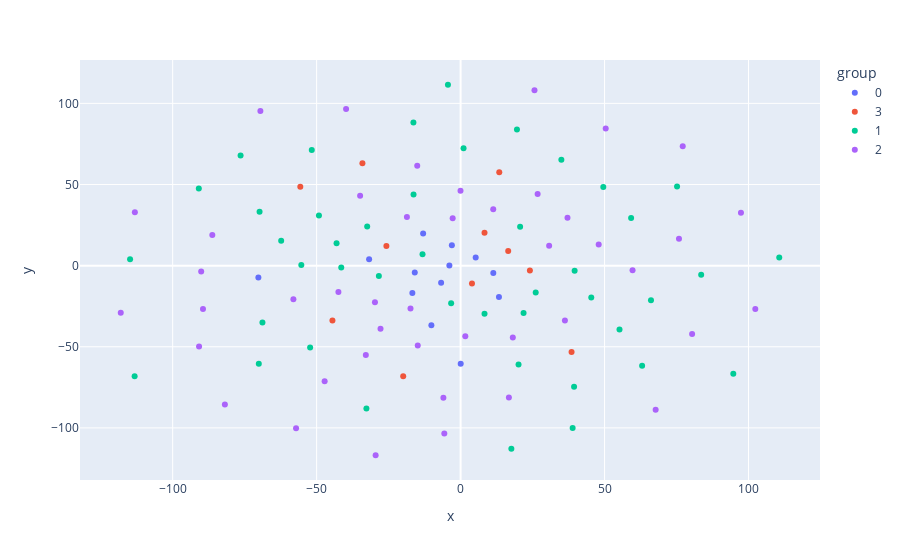

The cell this chart's notebook holds for it:
### Markdown cell above
### TSNe

### Code cell
tsne_sq = TSNE(n_components=2, n_iter=1000, n_jobs=-1, metric="precomputed", perplexity=10)

_ = tsne_sq.fit_transform(aut_queries_df)  # Result stored in tsne.embedding_
print(tsne_sq.n_iter_)
x2 = tsne_sq.embedding_[:, 0]
y2 = tsne_sq.embedding_[:, 1]

df_sq = pd.DataFrame({
    "x": x2, 
    "y": y2, 
    "group": [str(values) for values in labels], 
    "author_name":author_names
})

fig = (
    px
    .scatter(df_sq, x='x', y='y', color='group',  hover_name="author_name")
)
fig.show()

### Figure 1 — Plotly figure (JSON) as saved in the notebook; plotly's stock layout.template omitted (floating-point values rounded to 4 significant figures)
{"data": [{"hovertemplate": "<b>%{hovertext}</b><br><br>group=0<br>x=%{x}<br>y=%{y}<extra></extra>", "hovertext": ["ADNPolitico", "ActualidadRT", "Adela_Micha", "AnaPOrdorica", "AristeguiOnline", "AztecaNoticias", "Canal22", "CanalOnceTV", "CarlosLoret", "CiroGomezL", "DeniseDresserG", "E_Q_", "carlosramirezh"], "legendgroup": "0", "marker": {"color": "#636efa", "symbol": "circle"}, "mode": "markers", "name": "0", "orientation": "v", "showlegend": true, "type": "scatter", "x": [5.241, -6.771, -31.77, -13.02, -15.92, 11.36, 13.32, -16.76, -3.899, -10.15, -3.034, -70.23, 0.03725], "xaxis": "x", "y": [4.995, -10.5, 3.924, 19.87, -4.3, -4.613, -19.32, -16.81, 0.08309, -36.74, 12.61, -7.377, -60.54], "yaxis": "y"}, {"hovertemplate": "<b>%{hovertext}</b><br><br>group=3<br>x=%{x}<br>y=%{y}<extra></extra>", "hovertext": ["Amsalazar", "DiegoEOsorno", "Imagen_Mx", "LeonKrauze", "Pizu", "ahope71", "jorgeramosnews", "jshm00", "macariomx", "nacholozano", "rivapa"], "legendgroup": "3", "marker": {"color": "#EF553B", "symbol": "circle"}, "mode": "markers", "name": "3", "orientation": "v", "showlegend": true, "type": "scatter", "x": [8.306, 16.53, 13.43, -25.77, 38.54, -44.51, -55.67, 3.949, 24.07, -19.93, -34.11], "xaxis": "x", "y": [20.27, 9.016, 57.59, 12.12, -53.23, -33.88, 48.61, -11.02, -3.075, -68.09, 63.12], "yaxis": "y"}, {"hovertemplate": "<b>%{hovertext}</b><br><br>group=1<br>x=%{x}<br>y=%{y}<extra></extra>", "hovertext": ["DeniseMaerker", "EfektoNoticias", "EjeCentral", "ElFinanciero_Mx", "El_Universal_Mx", "EnfoqueNoticias", "Excelsior", "ExpansionMx", "FedericoArreola", "Foro_TV", "JohnMAckerman", "JoseCardenas1", "LaRazon_mx", "LeonardoCurzio", "LuisCardenasMx", "Milenio", "NTelevisa_com", "Notimex", "Pajaropolitico", "PublimetroMX", "Radio_Formula", "Reforma", "Reporte_Indigo", "SinEmbargoMX", "UnoNoticias", "WRADIOMexico", "Yoinfluyo", "alvaro_delgado", "diario24horas", "el_pais", "eleconomista", "elsolde_mexico", "informador", "karlaiberia", "lacronicadehoy", "lajornadaonline", "lasillarota", "lopezdoriga", "mileniotv", "nexosmexico", "puigcarlos", "revistaproceso", "sacroprofano", "sdpnoticias"], "legendgroup": "1", "marker": {"color": "#00cc96", "symbol": "circle"}, "mode": "markers", "name": "1", "orientation": "v", "showlegend": true, "type": "scatter", "x": [21.87, 8.305, 39.41, -41.45, -3.284, 55.19, -32.44, -52.26, 59.22, -114.8, -4.398, 49.56, 45.38, 38.91, -28.4, 110.7, 17.62, -69.82, 1.018, 20.12, -70.09, -113.2, -16.35, 66.12, 26.09, 75.18, -62.32, -16.39, 94.71, -32.71, 83.55, -55.32, -51.69, -13.22, 19.57, -49.2, -43.08, -76.41, 39.6, 34.99, -90.93, -68.82, 63.04, 20.67], "xaxis": "x", "y": [-29.19, -29.58, -74.69, -1.085, -23.22, -39.34, 24.07, -50.42, 29.29, 3.898, 111.5, 48.44, -19.67, -100.1, -6.428, 5.049, -112.9, 33.15, 72.39, -60.95, -60.47, -68.15, 43.82, -21.31, -16.6, 48.73, 15.28, 88.16, -66.56, -88.02, -5.642, 0.4302, 71.27, 6.938, 83.9, 30.94, 13.8, 67.81, -3.222, 65.25, 47.58, -35.11, -61.67, 24.03], "yaxis": "y"}, {"hovertemplate": "<b>%{hovertext}</b><br><br>group=2<br>x=%{x}<br>y=%{y}<extra></extra>", "hovertext": ["ElHuffPost", "FernandoDworak", "J_Fdz_Menendez", "JavierSolorzano", "MarioBeteta", "NoticiasMVS", "PPmerino", "PabloHiriart", "PaolaRojas", "PedroFerriz", "RicardoAlemanMx", "RoyCampos", "SGarciaSoto", "SalCamarena", "SanjuanaMtz", "SergioSarmiento", "TapiaFernanda", "VILLALVAZO13", "YuririaSierra", "aguilarcamin", "andreslajous", "arturoangel20", "beltrandelrio", "carloselizondom", "dmorenochavez", "epigmenioibarra", "esquivelgerardo", "estarc62", "genarolozano", "hdemauleon", "jairocalixto", "javieraparicio", "jenarovillamil", "jrisco", "julioastillero", "kdartigues", "lydiacachosi", "mariocampos", "maurimm", "panchogarfias", "politicomx", "sergioaguayo", "sopitas", "warkentin"], "legendgroup": "2", "marker": {"color": "#ab63fa", "symbol": "circle"}, "mode": "markers", "name": "2", "orientation": "v", "showlegend": true, "type": "scatter", "x": [-58.07, -118.0, -42.44, 11.33, -90.1, -17.4, -0.03363, 47.96, -57.15, -32.91, -113.1, -2.758, -5.658, 18.13, 67.74, -14.88, 16.77, 77.14, -18.65, -27.81, -86.23, 50.4, -15.06, -39.78, 102.4, -34.9, 26.75, 80.4, 36.23, -29.75, 30.75, -29.51, -90.84, 1.632, -47.22, 75.84, -69.53, -89.48, 97.37, 25.66, 59.72, 37.12, -5.979, -81.87], "xaxis": "x", "y": [-20.66, -29.01, -16.2, 34.8, -3.643, -26.39, 46.11, 12.99, -100.3, -55.03, 32.91, 29.24, -103.5, -44.33, -88.76, -49.26, -81.25, 73.61, 29.97, -38.84, 18.82, 84.46, 61.6, 96.49, -26.8, 43.01, 44.19, -42.12, -33.82, -22.57, 12.26, -116.9, -49.83, -43.48, -71.29, 16.49, 95.25, -26.72, 32.66, 108.1, -2.785, 29.55, -81.47, -85.57], "yaxis": "y"}], "layout": {"autosize": true, "legend": {"title": {"text": "group"}, "tracegroupgap": 0}, "margin": {"t": 60}, "xaxis": {"anchor": "y", "autorange": true, "domain": [0, 1], "range": [-132.0, 124.6], "title": {"text": "x"}, "type": "linear"}, "yaxis": {"anchor": "x", "autorange": true, "domain": [0, 1], "range": [-133.0, 127.7], "title": {"text": "y"}, "type": "linear"}}}
